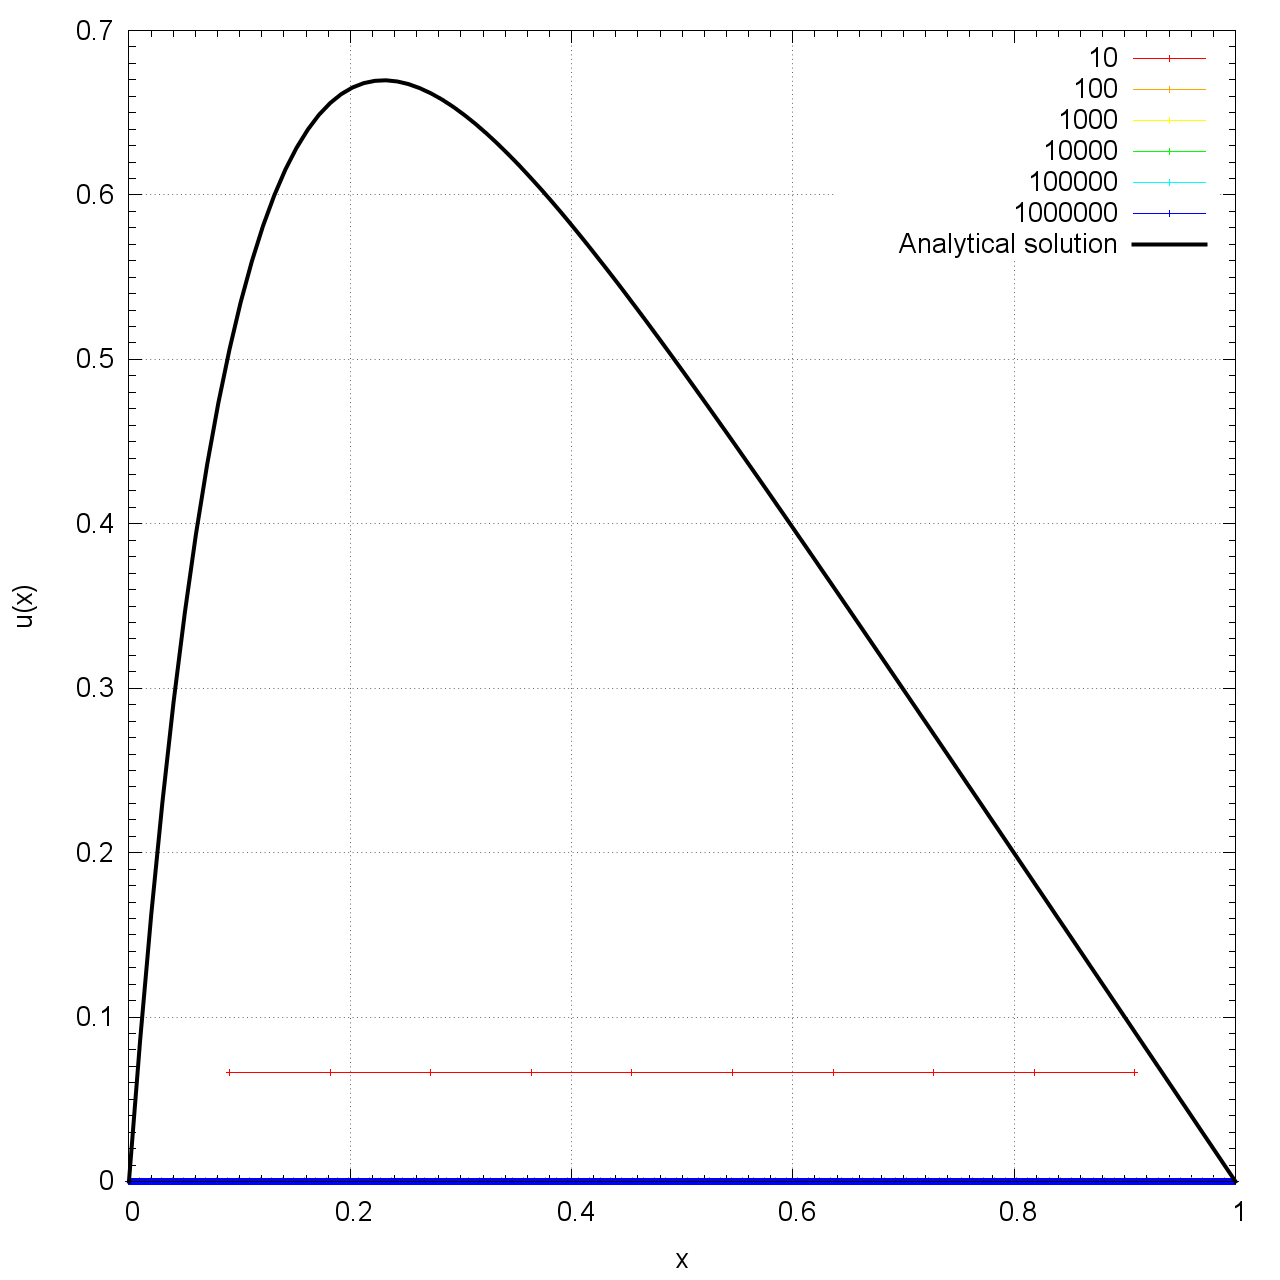

The script that saved this image:
# Definizioni Generali di Stile

set mxtics 10
set mytics 10
set key top right
set grid
set bars small
set terminal pngcairo enhanced font 'Arial, 20' background "#ffffff" fontscale 1.0 dashed size 1280,1280

set style line 1  linetype 1 linecolor rgb "red"  linewidth 1 
set style line 3  linetype 1 linecolor rgb "yellow"  linewidth 1 
set style line 4  linetype 1 linecolor rgb "green"  linewidth 1 
set style line 6  linetype 1 linecolor rgb "blue"  linewidth 1 
set style line 5  linetype 1 linecolor rgb "cyan"  linewidth 1 
set style line 2  linetype 1 linecolor rgb "orange"  linewidth 1 
set style line 7  linetype 1 linecolor rgb "black"  linewidth 4

# Parametri Specifici Del Grafico
set output 'plot.png'
#set xformat "%.0f"
#set yformat "%.0f"
set xrange [0:1]
#set yrange [0:1.5]
#set logscale x 
#set logscale y
set xlabel "x"
set ylabel "u(x)"

f(x) = 1 - (1 - exp(-10)) * x - exp(-10*x)

# Plot del modulo
plot  'Data/10.txt' ls 1 w linespoints ti '10', 'Data/100.txt' ls 2  w linespoints ti '100', 'Data/1000.txt' ls 3  w linespoints ti '1000', 'Data/10000.txt' ls 4  w linespoints ti '10000', 'Data/100000.txt' ls 5  w linespoints ti '100000' , 'Data/1000000.txt' ls 6  w linespoints ti '1000000' , f(x) ls 7 ti 'Analytical solution'

set output 'plotLU.png'
plot  'Data/10LU.txt' ls 1 w linespoints ti '10', 'Data/100LU.txt' ls 2  w linespoints ti '100', 'Data/1000LU.txt' ls 3  w linespoints ti '1000', f(x) ls 7 ti 'Analytical solution'


